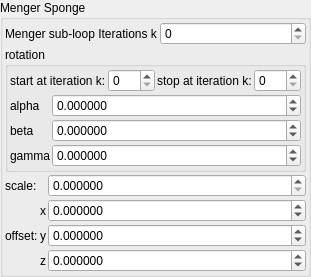
    <widget class="QGroupBox" name="groupBox_3">
     <property name="title">
      <string>Menger Sponge</string>
     </property>
     <layout class="QVBoxLayout" name="verticalLayout_5" stretch="0,0,0">
      <property name="spacing">
       <number>2</number>
      </property>
      <property name="leftMargin">
       <number>2</number>
      </property>
      <property name="topMargin">
       <number>2</number>
      </property>
      <property name="rightMargin">
       <number>2</number>
      </property>
      <property name="bottomMargin">
       <number>2</number>
      </property>
      <item>
       <layout class="QGridLayout" name="gridLayout_14" columnstretch="0,1">
        <item row="0" column="0">
         <widget class="QLabel" name="label_92">
          <property name="font">
           <font>
            <weight>50</weight>
            <bold>false</bold>
           </font>
          </property>
          <property name="text">
           <string>Menger sub-loop Iterations k</string>
          </property>
         </widget>
        </item>
        <item row="0" column="1">
         <widget class="MySpinBox" name="spinboxInt_transf_int_1">
          <property name="sizePolicy">
           <sizepolicy hsizetype="Minimum" vsizetype="Maximum">
            <horstretch>0</horstretch>
            <verstretch>0</verstretch>
           </sizepolicy>
          </property>
          <property name="font">
           <font>
            <weight>50</weight>
            <bold>false</bold>
           </font>
          </property>
          <property name="maximum">
           <number>250</number>
          </property>
         </widget>
        </item>
       </layout>
      </item>
      <item>
       <widget class="QGroupBox" name="groupBox_4">
        <property name="title">
         <string>rotation</string>
        </property>
        <layout class="QVBoxLayout" name="verticalLayout_6" stretch="0,0">
         <property name="spacing">
          <number>2</number>
         </property>
         <property name="leftMargin">
          <number>2</number>
         </property>
         <property name="topMargin">
          <number>2</number>
         </property>
         <property name="rightMargin">
          <number>2</number>
         </property>
         <property name="bottomMargin">
          <number>2</number>
         </property>
         <item>
          <layout class="QHBoxLayout" name="horizontalLayout_19" stretch="0,1,0,1">
           <item>
            <widget class="QLabel" name="label_100">
             <property name="text">
              <string>start at iteration k:</string>
             </property>
            </widget>
           </item>
           <item>
            <widget class="MySpinBox" name="spinboxInt_transf_start_iterations_R">
             <property name="sizePolicy">
              <sizepolicy hsizetype="Minimum" vsizetype="Maximum">
               <horstretch>0</horstretch>
               <verstretch>0</verstretch>
              </sizepolicy>
             </property>
             <property name="minimum">
              <number>0</number>
             </property>
             <property name="maximum">
              <number>999</number>
             </property>
             <property name="value">
              <number>0</number>
             </property>
            </widget>
           </item>
           <item>
            <widget class="QLabel" name="label_72">
             <property name="text">
              <string>stop at iteration k:</string>
             </property>
            </widget>
           </item>
           <item>
            <widget class="MySpinBox" name="spinboxInt_transf_stop_iterations_R1">
             <property name="sizePolicy">
              <sizepolicy hsizetype="Preferred" vsizetype="Maximum">
               <horstretch>0</horstretch>
               <verstretch>0</verstretch>
              </sizepolicy>
             </property>
             <property name="maximum">
              <number>999</number>
             </property>
            </widget>
           </item>
          </layout>
         </item>
         <item>
          <layout class="QGridLayout" name="gridLayout_48" columnstretch="0,1">
           <property name="spacing">
            <number>2</number>
           </property>
           <item row="0" column="0">
            <widget class="QLabel" name="label_46">
             <property name="text">
              <string notr="true">alpha</string>
             </property>
            </widget>
           </item>
           <item row="1" column="0">
            <widget class="QLabel" name="label_44">
             <property name="text">
              <string notr="true">beta</string>
             </property>
            </widget>
           </item>
           <item row="2" column="0">
            <widget class="QLabel" name="label_45">
             <property name="text">
              <string notr="true">gamma</string>
             </property>
            </widget>
           </item>
           <item row="0" column="1">
            <widget class="MyDoubleSpinBox" name="spinboxd3_transf_rotation_x">
             <property name="sizePolicy">
              <sizepolicy hsizetype="Minimum" vsizetype="Maximum">
               <horstretch>0</horstretch>
               <verstretch>0</verstretch>
              </sizepolicy>
             </property>
             <property name="prefix">
              <string/>
             </property>
             <property name="suffix">
              <string/>
             </property>
             <property name="decimals">
              <number>6</number>
             </property>
             <property name="minimum">
              <double>-36000.000000000000000</double>
             </property>
             <property name="maximum">
              <double>36000.000000000000000</double>
             </property>
             <property name="singleStep">
              <double>1.000000000000000</double>
             </property>
            </widget>
           </item>
           <item row="1" column="1">
            <widget class="MyDoubleSpinBox" name="spinboxd3_transf_rotation_y">
             <property name="sizePolicy">
              <sizepolicy hsizetype="Minimum" vsizetype="Maximum">
               <horstretch>0</horstretch>
               <verstretch>0</verstretch>
              </sizepolicy>
             </property>
             <property name="prefix">
              <string/>
             </property>
             <property name="suffix">
              <string/>
             </property>
             <property name="decimals">
              <number>6</number>
             </property>
             <property name="minimum">
              <double>-36000.000000000000000</double>
             </property>
             <property name="maximum">
              <double>36000.000000000000000</double>
             </property>
             <property name="singleStep">
              <double>1.000000000000000</double>
             </property>
            </widget>
           </item>
           <item row="2" column="1">
            <widget class="MyDoubleSpinBox" name="spinboxd3_transf_rotation_z">
             <property name="sizePolicy">
              <sizepolicy hsizetype="Minimum" vsizetype="Maximum">
               <horstretch>0</horstretch>
               <verstretch>0</verstretch>
              </sizepolicy>
             </property>
             <property name="prefix">
              <string/>
             </property>
             <property name="suffix">
              <string/>
             </property>
             <property name="decimals">
              <number>6</number>
             </property>
             <property name="minimum">
              <double>-36000.000000000000000</double>
             </property>
             <property name="maximum">
              <double>36000.000000000000000</double>
             </property>
             <property name="singleStep">
              <double>1.000000000000000</double>
             </property>
            </widget>
           </item>
          </layout>
         </item>
        </layout>
       </widget>
      </item>
      <item>
       <layout class="QGridLayout" name="gridLayout_9" columnstretch="0,0,1">
        <item row="3" column="2">
         <widget class="MyDoubleSpinBox" name="spinbox3_transf_offset_111_y">
          <property name="sizePolicy">
           <sizepolicy hsizetype="Minimum" vsizetype="Maximum">
            <horstretch>0</horstretch>
            <verstretch>0</verstretch>
           </sizepolicy>
          </property>
          <property name="prefix">
           <string/>
          </property>
          <property name="suffix">
           <string/>
          </property>
          <property name="decimals">
           <number>6</number>
          </property>
          <property name="minimum">
           <double>-99.989999999999995</double>
          </property>
          <property name="maximum">
           <double>99.989999999999995</double>
          </property>
          <property name="singleStep">
           <double>0.100000000000000</double>
          </property>
         </widget>
        </item>
        <item row="4" column="2">
         <widget class="MyDoubleSpinBox" name="spinbox3_transf_offset_111_z">
          <property name="sizePolicy">
           <sizepolicy hsizetype="Minimum" vsizetype="Maximum">
            <horstretch>0</horstretch>
            <verstretch>0</verstretch>
           </sizepolicy>
          </property>
          <property name="prefix">
           <string/>
          </property>
          <property name="suffix">
           <string/>
          </property>
          <property name="decimals">
           <number>6</number>
          </property>
          <property name="minimum">
           <double>-99.989999999999995</double>
          </property>
          <property name="maximum">
           <double>99.989999999999995</double>
          </property>
          <property name="singleStep">
           <double>0.100000000000000</double>
          </property>
         </widget>
        </item>
        <item row="2" column="1">
         <widget class="QLabel" name="label_112">
          <property name="text">
           <string notr="true">x</string>
          </property>
         </widget>
        </item>
        <item row="3" column="0">
         <widget class="QLabel" name="label_255">
          <property name="text">
           <string>offset:</string>
          </property>
         </widget>
        </item>
        <item row="2" column="2">
         <widget class="MyDoubleSpinBox" name="spinbox3_transf_offset_111_x">
          <property name="sizePolicy">
           <sizepolicy hsizetype="Minimum" vsizetype="Maximum">
            <horstretch>0</horstretch>
            <verstretch>0</verstretch>
           </sizepolicy>
          </property>
          <property name="prefix">
           <string/>
          </property>
          <property name="suffix">
           <string/>
          </property>
          <property name="decimals">
           <number>6</number>
          </property>
          <property name="minimum">
           <double>-99.989999999999995</double>
          </property>
          <property name="maximum">
           <double>99.989999999999995</double>
          </property>
          <property name="singleStep">
           <double>0.100000000000000</double>
          </property>
         </widget>
        </item>
        <item row="3" column="1">
         <widget class="QLabel" name="label_113">
          <property name="text">
           <string notr="true">y</string>
          </property>
         </widget>
        </item>
        <item row="4" column="1">
         <widget class="QLabel" name="label_114">
          <property name="text">
           <string notr="true">z</string>
          </property>
         </widget>
        </item>
        <item row="1" column="2">
         <widget class="MyDoubleSpinBox" name="spinbox_transf_scale_3">
          <property name="sizePolicy">
           <sizepolicy hsizetype="Minimum" vsizetype="Maximum">
            <horstretch>0</horstretch>
            <verstretch>0</verstretch>
           </sizepolicy>
          </property>
          <property name="prefix">
           <string/>
          </property>
          <property name="suffix">
           <string/>
          </property>
          <property name="decimals">
           <number>6</number>
          </property>
          <property name="minimum">
           <double>0.000000000000000</double>
          </property>
          <property name="maximum">
           <double>99.989999999999995</double>
          </property>
          <property name="singleStep">
           <double>0.100000000000000</double>
          </property>
         </widget>
        </item>
        <item row="1" column="0">
         <widget class="QLabel" name="label_64">
          <property name="text">
           <string>scale:</string>
          </property>
         </widget>
        </item>
       </layout>
      </item>
     </layout>
    </widget>
